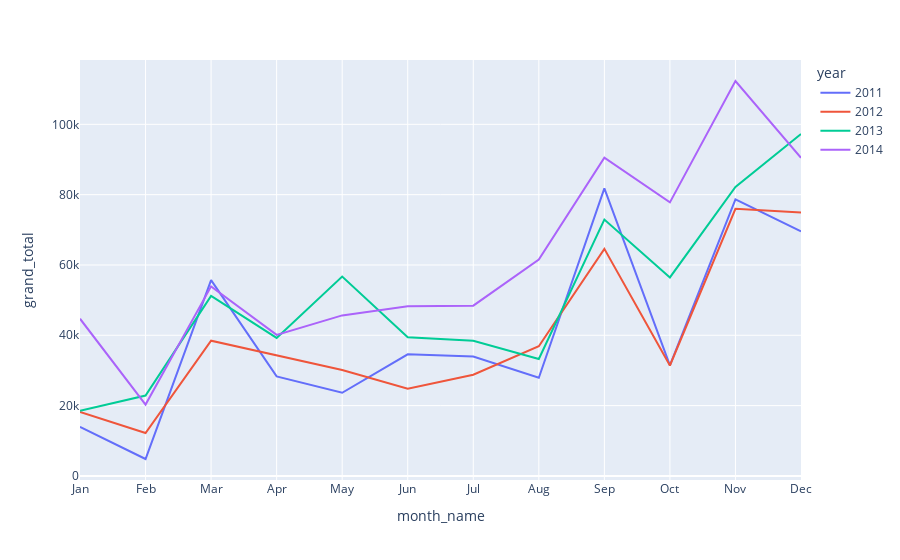

The cell this chart's notebook holds for it:
### Code cell
px.line(
    df,
    x="month_name",
    y="grand_total",
    color="year"ß
)

### Figure 1 — Plotly figure (JSON) as saved in the notebook; plotly's stock layout.template omitted (floating-point values rounded to 4 significant figures)
{"data": [{"hovertemplate": "year=2011<br>month_name=%{x}<br>grand_total=%{y}<extra></extra>", "legendgroup": "2011", "line": {"color": "#636efa", "dash": "solid"}, "marker": {"symbol": "circle"}, "mode": "lines", "name": "2011", "orientation": "v", "showlegend": true, "type": "scatter", "x": ["Jan", "Feb", "Mar", "Apr", "May", "Jun", "Jul", "Aug", "Sep", "Oct", "Nov", "Dec"], "xaxis": "x", "y": [13949, 4810, 55695, 28298, 23647, 34593, 33945, 27910, 81784, 31449, 78633, 69547], "yaxis": "y"}, {"hovertemplate": "year=2012<br>month_name=%{x}<br>grand_total=%{y}<extra></extra>", "legendgroup": "2012", "line": {"color": "#EF553B", "dash": "solid"}, "marker": {"symbol": "circle"}, "mode": "lines", "name": "2012", "orientation": "v", "showlegend": true, "type": "scatter", "x": ["Jan", "Feb", "Mar", "Apr", "May", "Jun", "Jul", "Aug", "Sep", "Oct", "Nov", "Dec"], "xaxis": "x", "y": [18174, 12211, 38469, 34196, 30137, 24800, 28767, 36898, 64595, 31406, 75968, 74918], "yaxis": "y"}, {"hovertemplate": "year=2013<br>month_name=%{x}<br>grand_total=%{y}<extra></extra>", "legendgroup": "2013", "line": {"color": "#00cc96", "dash": "solid"}, "marker": {"symbol": "circle"}, "mode": "lines", "name": "2013", "orientation": "v", "showlegend": true, "type": "scatter", "x": ["Jan", "Feb", "Mar", "Apr", "May", "Jun", "Jul", "Aug", "Sep", "Oct", "Nov", "Dec"], "xaxis": "x", "y": [18543, 22867, 51185, 39251, 56693, 39431, 38440, 33261, 72909, 56463, 82190, 97244], "yaxis": "y"}, {"hovertemplate": "year=2014<br>month_name=%{x}<br>grand_total=%{y}<extra></extra>", "legendgroup": "2014", "line": {"color": "#ab63fa", "dash": "solid"}, "marker": {"symbol": "circle"}, "mode": "lines", "name": "2014", "orientation": "v", "showlegend": true, "type": "scatter", "x": ["Jan", "Feb", "Mar", "Apr", "May", "Jun", "Jul", "Aug", "Sep", "Oct", "Nov", "Dec"], "xaxis": "x", "y": [44708, 20287, 53917, 40110, 45655, 48256, 48429, 61517, 90495, 77802, 112329, 90480], "yaxis": "y"}], "layout": {"legend": {"title": {"text": "year"}, "tracegroupgap": 0}, "margin": {"t": 60}, "xaxis": {"anchor": "y", "domain": [0, 1], "title": {"text": "month_name"}}, "yaxis": {"anchor": "x", "domain": [0, 1], "title": {"text": "grand_total"}}}}
